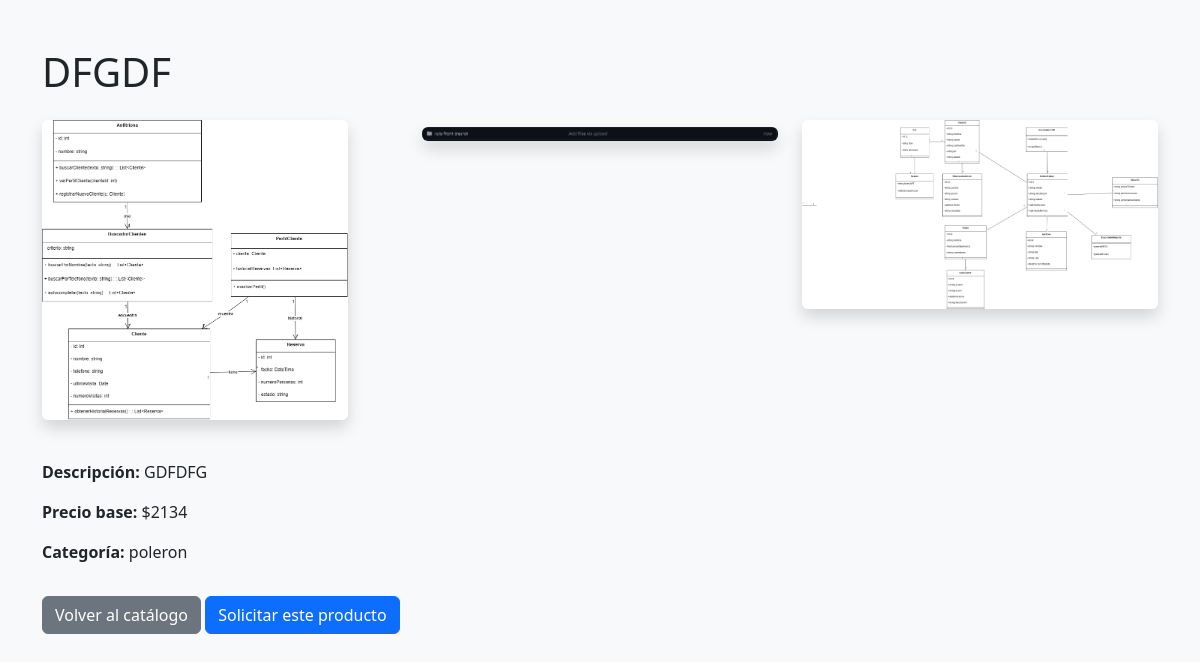
Screenshot of /producto/8/ with the database file from the repository.
### app/models.py (models this page shows, shortened)
class Producto(models.Model):
    destacado = models.BooleanField(default=False)
    nombre = models.CharField(max_length=100)
    descripcion = models.TextField()
    categoria = models.ForeignKey(Categoria, on_delete=models.CASCADE, related_name="productos")
    precio_base = models.PositiveIntegerField()
    destacado = models.BooleanField(default=False)
    imagen_1 = models.ImageField(upload_to='productos/', null=True, blank=True)
    imagen_2 = models.ImageField(upload_to='productos/', null=True, blank=True)
    imagen_3 = models.ImageField(upload_to='productos/', null=True, blank=True)

class Categoria(models.Model):
    nombre = models.CharField(max_length=100, unique=True)
    descripcion = models.TextField()

### app/views.py (the view)
# urls.py: path('producto/<int:producto_id>/', views.producto_detalle),
def producto_detalle(request, producto_id):
    producto = get_object_or_404(Producto, id=producto_id)
    return render(request, 'producto_detalle.html', {'producto': producto})

### templates/producto_detalle.html (shortened to what this page needs)
<!DOCTYPE html>
<html lang="es">
<head>
    <link href="https://cdn.jsdelivr.net/npm/bootstrap@5.3.8/dist/css/bootstrap.min.css" rel="stylesheet">
</head>
<body class="bg-light">
<div class="container py-5">
    <h1 class="mb-4">{{ producto.nombre }}</h1>
    {% if producto.imagen_1 or producto.imagen_2 or producto.imagen_3 %}
        <div class="row mb-4">
            {% if producto.imagen_1 %}
            <div class="col-md-4 mb-3">
                <img src="{{ producto.imagen_1.url }}" class="img-fluid rounded shadow"
                     style="max-height: 300px; object-fit: cover;">
            </div>
            {% endif %}
            {% if producto.imagen_2 %}
            <div class="col-md-4 mb-3">
                <img src="{{ producto.imagen_2.url }}" class="img-fluid rounded shadow"
                     style="max-height: 300px; object-fit: cover;">
            </div>
            {% endif %}
            {% if producto.imagen_3 %}
            <div class="col-md-4 mb-3">
                <img src="{{ producto.imagen_3.url }}" class="img-fluid rounded shadow"
                     style="max-height: 300px; object-fit: cover;">
            </div>
            {% endif %}
        </div>
    {% else %}
        <img src="https://via.placeholder.com/400x300?text=Sin+Imagen" class="img-fluid mb-3 rounded shadow">
    {% endif %}
    <p><strong>Descripción:</strong> {{ producto.descripcion }}</p>
    <p><strong>Precio base:</strong> ${{ producto.precio_base }}</p>
    <p><strong>Categoría:</strong> {{ producto.categoria.nombre }}</p>
    <a href="/" class="btn btn-secondary mt-3">Volver al catálogo</a>
    <a href="/formulario?producto={{ producto.id }}" class="btn btn-primary mt-3">Solicitar este producto</a>
</div>
</body>
</html>

### rows the page displays
Producto: nombre "DFGDF", imagen_1 (picture), imagen_2 (picture), imagen_3 (picture), descripcion "GDFDFG", precio_base "2134", categoria.nombre "poleron"
